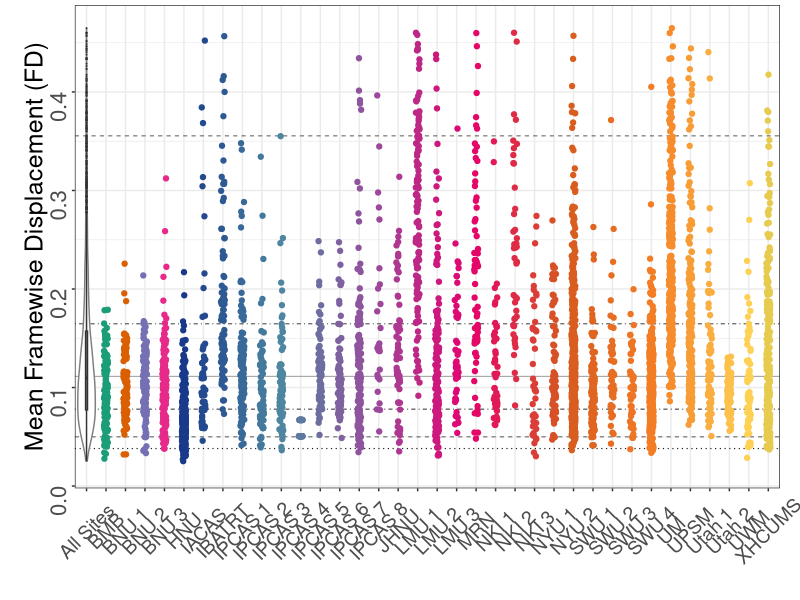
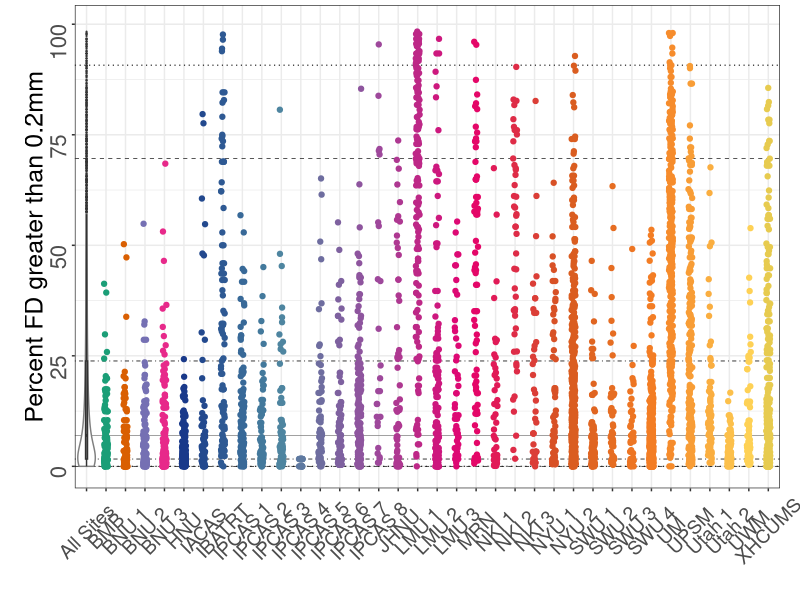
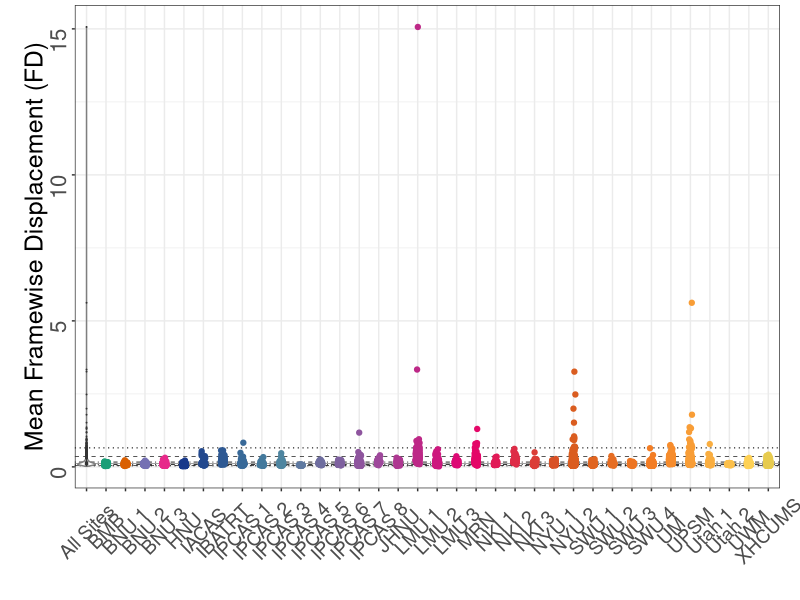
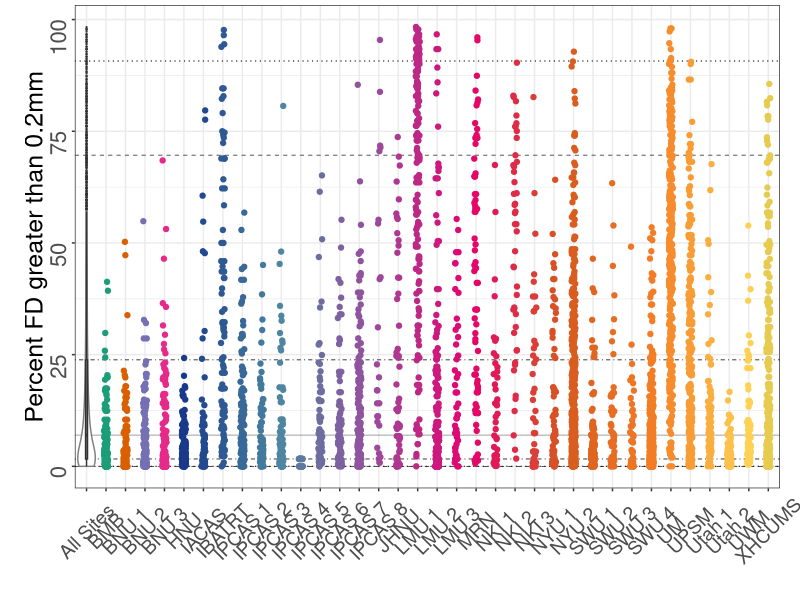

The R source for these figures, in order:
#' # SETUP

#' Load packages and paths
#+ setup-packages
library(grid)
library(ggplot2)
library(plyr)
library(RColorBrewer)


#' ## Color Scheme
#' 
#' CMI Recommendations
#+ setup-colors
cmi_main_blue="#0071b2"
cmi_grey="#929d9e"
cmi_light_blue="#00c4d9"
cmi_pea_green="#b5bf00"

cmi_rich_green="#73933d"
cmi_rich_purple="#8e7fac"
cmi_rich_red="#d75920"
cmi_rich_blue="#4c87a1"
cmi_rich_aqua="#66c7c3"
cmi_rich_orange="#eebf42"

cmi_vibrant_yellow="#ffd457"
cmi_vibrant_orange="#f58025"
cmi_vibrant_green="#78a22f"
cmi_vibrant_garnet="#e6006f"
cmi_vibrant_purple="#9A4d9e"
cmi_vibrant_blue="#19398a"

cmi_site_colors = c(cmi_vibrant_blue,
                    cmi_rich_blue,
                    cmi_vibrant_purple,
                    cmi_vibrant_garnet,
                    cmi_rich_red,
                    cmi_vibrant_orange,
                    cmi_vibrant_yellow,
                    cmi_vibrant_green)
cmi_site_colors_ramp = colorRampPalette(cmi_site_colors)


#' ## Load data
#'
#' Read in the data and then some
#+ setup-load

#setwd("/home2/zarrar/projects/qc")
#setwd("~/zarrar/qc")
#setwd("~/Dropbox/Research/cmi/qc")

#script.dir <- dirname(sys.frame(1)$ofile)
#setwd(script_dir)

df      <- read.csv("../corr.qc/qc_filt_epi_motion.csv")[,-1]
nsites  <- length(unique(df$site))

#' ## Percentiles
#'
#' In our plots, we want to have percentile lines for each QC measure to 
#' indicate the distribution of each site relative to the whole sample
#+ setup-percentile
qc.measures <- colnames(df)[!(colnames(df) %in% c("uniqueid", "subid", "site", "site.name", "session", "scan", "global"))]
qvals       <- c(0.01, 0.05, 0.25, 0.5, 0.75, 0.95, 0.99)
qcat        <- c(1,5,25,50,25,5,1)
qline       <- c(3, 2, 5, 1, 5, 2, 3)
qsize       <- c(.4, .25, .3, .25, .3, .25, .4)
qcols       <- c("grey10", "grey10", "grey10", "grey50", "grey10", "grey10", "grey10")
#qcols       <- brewer.pal(8, "Dark2")[c(1,2,3,4,3,2,1)]

#' Now let's get the percentiles
#+ percentile
percentiles <- apply(subset(df, select=qc.measures), 2, quantile, qvals, na.rm=TRUE)
percentiles <- as.data.frame(cbind(percentiles, qcat, qline, qsize))
percentiles$qline <- as.factor(qline)
percentiles$qcat  <- as.factor(qcat)
print(percentiles)

#' ## Measure Descriptions
#' Associate a detailed description with each measure
#+ setup-measure
mdf <- data.frame(
    measure = qc.measures, 
    description = c(
        "Mean Framewise Displacement (FD)", 
        "Percent FD greater than 0.2mm"
    )
)
print(mdf)
cat("DOUBLE CHECK ABOVE\n")

#' # PLOTS

#' ## More Setup
#' 
#' This function will add percentile lines in the background
#' plot: ggplot object
#' pdf: percentile data frame
#+ plot-function
compile_percentiles <- function(pdf, measure, cols=NULL) {
  ret <- lapply(1:nrow(pdf), function(i) {
    p <- pdf[i,]
    if (!is.null(cols)) {
      plot <- geom_hline(aes_string(yintercept=measure), data=p, 
                         size=as.numeric(p$qsize), linetype=as.numeric(p$qline), color=cols[i])
      #as.character(p$qcolor[1])
    } else {
      plot <- geom_hline(aes_string(yintercept=measure), data=p, 
                         size=as.numeric(p$qsize[1]), linetype=as.numeric(p$qline[1]), color="grey50")
    }
    return(plot)
  })
  return(ret)
}


#' ## Outliers
#' Sometimes extreme data-points can skew the plot 
#' and make it difficult to see the spread of the data.
#'  
#' I will avoid plotting those outlier points by setting the axis
#' to only the points that I want. ggplot will complain but let her (poor baby).
#'
#+ plot-find-outliers
# functions
range.outlier.iqr <- function(x, times=3) {
    upper.limit <- quantile(x, 0.75) + times*IQR(x)
    lower.limit <- quantile(x, 0.25) - times*IQR(x)
    return(c(lower.limit, upper.limit))
}
outlier.iqr <- function(x, times=3) {
    tmp         <- range.outlier.iqr(x, times)
    lower.limit <- tmp[1]
    upper.limit <- tmp[2]
    return((x > upper.limit) | (x < lower.limit))
}
# outlier values (if any)
lst.outlier.iqr <- llply(qc.measures, function(measure) {
    ret     <- subset(df, select=c("uniqueid", "subid", "site", "site.name", "session", "scan", measure))
    inds    <- outlier.iqr(df[[measure]])
    return(ret[inds,])
})
names(lst.outlier.iqr) <- qc.measures
# new ranges of our plots (sans outliers)
df.range.iqr <- as.data.frame(sapply(qc.measures, function(m) {
    inds <- !outlier.iqr(df[[m]])
    range(df[[m]][inds]) * 1.1 
}))


#' ## Visualization of Text
#' A function with all the theme jazz
#+ viz-text
set_themes <- function(family="Times", text.size.x=14, text.size.y=16, title.size=18) {
  family <- "sans"
  pg <- list(
    theme_bw(), 
    theme(axis.title.x      = element_text(family = family, face = "plain", size=title.size)), 
    theme(axis.title.y      = element_text(family = family, face = "plain", size=title.size, angle=90, vjust=0.25)), 
    theme(axis.text.x       = element_text(family = family, face = "plain", size=text.size.x, vjust=0.5, angle=45)), 
    theme(axis.text.y       = element_text(family = family, face = "plain", size=text.size.y, angle=90)), 
    theme(axis.ticks.length = unit(.15, "lines")), 
    theme(axis.ticks.margin = unit(.15,"lines")), 
    theme(plot.margin       = unit(c(0.25, 1, 0.25, 1), "lines")), 
    theme(legend.position   = "none")
  )
  return(pg)
}


#' ## QC EPI Motion Measures
#' I will be plotting a bunch of different data-sets here. First I will have 
#' all the data, then I will have it remote 3 x the IQR. So two sets of the
#' same plots.
#'
#' ### REMOVE OUTLIERS
#+ plot-qc-no-outliers, fig.width=12, fig.height=8, dpi=100
for (i in 1:nrow(mdf)) {
  measure <- as.character(mdf$measure[i])
  desc <- as.character(mdf$description[i])
  
  # ### Option 1
  # First, I'll plot ones with 1%, 5%, 25%, and 50% percentile lines
  pg1=ggplot(df, aes_string(x="site.name", y=measure))
  
  # Add those percentile lines
  pg2=pg1 + compile_percentiles(percentiles, measure, qcols)  
  
  # Add main plot
  # - violin plot + boxplot for all the data
  # - jitter plot for each site (adjust the color)
  # - x and y labels
  pg3=pg2 + 
    geom_violin(aes(x=global), color="gray50") + 
    geom_boxplot(aes(x=global), width=.1, fill="gray50", outlier.size=0) + 
    geom_jitter(aes(color=site.name), position = position_jitter(width = .1)) + 
    scale_color_manual(values=c(brewer.pal(4,"Dark2"), cmi_site_colors_ramp(nsites))) + 
    ylab(desc) +
    xlab("") 
  
  # Add the y-range limit
  pg4=pg3
  pg4=pg4 + 
    ylim(df.range.iqr[[measure]])
  
  # Below assumes that you are doing this with a default axis (sites on x, data on y)
  pg5=pg4 + set_themes()
  
  # Plot
  pg=pg5
  print(pg)
  
  #ggsave("plot_option02.png", pg, height=2.5, width=5)    
  
  #readline("continue?")
  cat("\n\n\n\n")
}


#' ### KEEP OUTLIERS
#+ plot-qc-yes-outliers, fig.width=12, fig.height=8, dpi=100
for (i in 1:nrow(mdf)) {
  measure <- as.character(mdf$measure[i])
  desc <- as.character(mdf$description[i])
  
  # ### Option 1
  # First, I'll plot ones with 1%, 5%, 25%, and 50% percentile lines
  pg1=ggplot(df, aes_string(x="site.name", y=measure))
  
  # Add those percentile lines
  pg2=pg1 + compile_percentiles(percentiles, measure, qcols)  
  
  # Add main plot
  # - violin plot + boxplot for all the data
  # - jitter plot for each site (adjust the color)
  # - x and y labels
  pg3=pg2 + 
    geom_violin(aes(x=global), color="gray50") + 
    geom_boxplot(aes(x=global), width=.1, fill="gray50", outlier.size=0) + 
    geom_jitter(aes(color=site.name), position = position_jitter(width = .1)) + 
    scale_color_manual(values=c(brewer.pal(4,"Dark2"), cmi_site_colors_ramp(nsites))) + 
    ylab(desc) +
    xlab("")
  
  # Add the y-range limit and the outlier points on the maximum of the range
  # only if there are any outliers
  pg4=pg3
  #pg4=pg4 + 
  #  ylim(df.range.iqr[[measure]])
  
  # Below assumes that you are doing this with a default axis (sites on x, data on y)
  pg5=pg4 + set_themes()
  
  # Plot
  pg=pg5
  print(pg)
  
  #ggsave("plot_option02.png", pg, height=2.5, width=5)    
  
  #readline("continue?")
  cat("\n\n\n\n")
}
